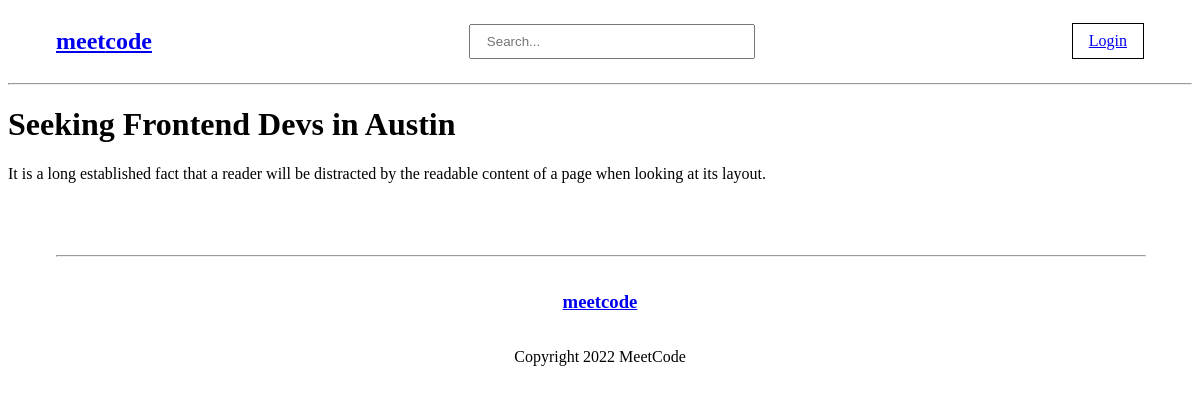
/board/2, run on the app's committed database.
### base/models.py (models this page shows, shortened)
class Board(models.Model):
    author = models.ForeignKey(User, on_delete=models.SET_NULL, null=True)
    category = models.ForeignKey(Category, on_delete=models.SET_NULL, null=True)
    city = models.CharField(max_length=30, null=True, blank=True)
    state = models.CharField(max_length=2, null=True, blank=True)
    name = models.CharField(max_length=200)
    description = models.TextField(null=True, blank=True)
    updated = models.DateTimeField(auto_now=True)
    created = models.DateTimeField(auto_now_add=True)
    class Meta:
        ordering = ['-updated', '-created']

### base/views.py (the view)
# urls.py: path("board/<str:pk>", views.board, name="board"),
def board(request, pk):
    board = Board.objects.get(id=pk)
    context = {'board': board}
    return render(request, 'base/board.html', context)

### base/templates/base/board.html
{% extends 'layout.html' %}
{% block content %}
<h1>{{board.name}}</h1>
<p>
    {{board.description}}
</p>
{% endblock %}

### data on the page
Board: name "Seeking Frontend Devs in Austin", description "It is a long established fact that a reader will be distracted by the readable content of a page when looking at its layout."
